Frame 1 (no input): blank canvas, image omitted
Frame 60 (no input): blank canvas, image omitted
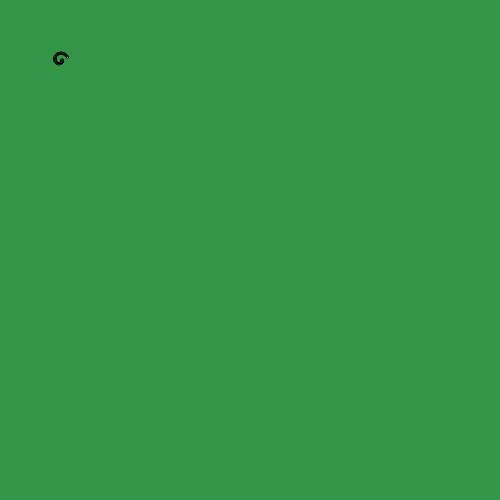
Frame 120 (the mouse pressed at the canvas centre since frame 60)

The p5.js sketch whose frames 1 and 60 were blank and that drew this single picture after the mouse press (run headless with seeded random() and noise() and a simulated clock; from frame 60 on, the mouse is pressed at the canvas centre):

// p5.js sketch
// ── sketch.js


// Spiral drawing
var angle = 0.0;
var offset = 60;
var scalar = 2;
var speed = 0.05;



function setup() {


    createCanvas( 500, 500 );


    background( 'rgb(50, 150, 70)' );
}

function draw() {


  // Spiral
  var x = offset + cos(angle) * scalar;
  var y = offset + sin(angle) * scalar;
  ellipse(x, y, 2, 2 );
  angle += speed;
  scalar += speed;



}
